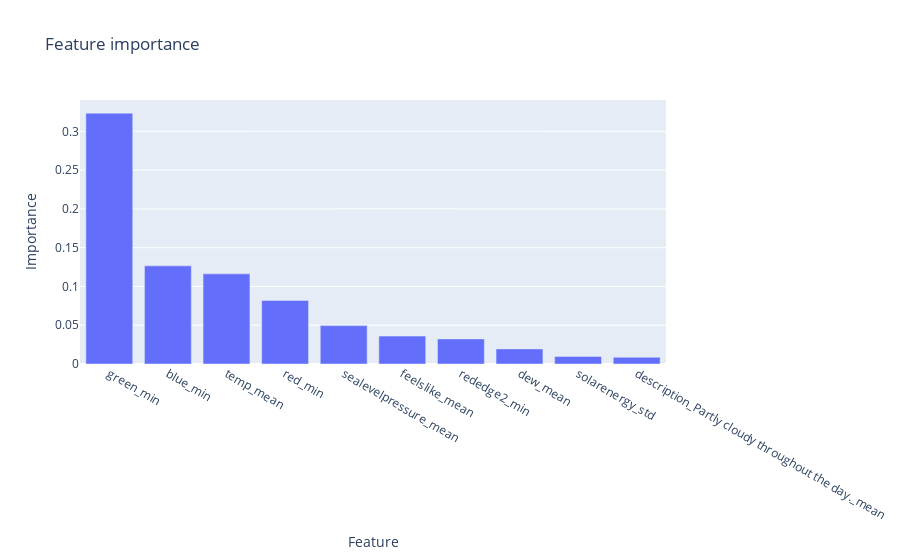

Notebook source saved alongside this figure:
### Code cell
# Plot features importance
df_fi = pd.DataFrame(columns=['Feature', 'Importance'])
df_fi['Feature'] = X.columns
df_fi['Importance'] = cv_xgbr.best_estimator_.feature_importances_
df_fi.sort_values('Importance', inplace=True, ascending=False)

fig = px.bar(df_fi.head(10), x='Feature', y='Importance', title="Feature importance")
fig.show()

### Figure 1 — Plotly figure (JSON) as saved in the notebook; plotly's stock layout.template omitted (floating-point values rounded to 4 significant figures)
{"data": [{"alignmentgroup": "True", "hovertemplate": "Feature=%{x}<br>Importance=%{y}<extra></extra>", "legendgroup": "", "marker": {"color": "#636efa", "pattern": {"shape": ""}}, "name": "", "offsetgroup": "", "orientation": "v", "showlegend": false, "textposition": "auto", "type": "bar", "x": ["green_min", "blue_min", "temp_mean", "red_min", "sealevelpressure_mean", "feelslike_mean", "rededge2_min", "dew_mean", "solarenergy_std", "description_Partly cloudy throughout the day._mean"], "xaxis": "x", "y": [0.3234, 0.1265, 0.1162, 0.082, 0.0495, 0.03594, 0.03235, 0.01946, 0.00974, 0.008693], "yaxis": "y"}], "layout": {"barmode": "relative", "legend": {"tracegroupgap": 0}, "title": {"text": "Feature importance"}, "xaxis": {"anchor": "y", "domain": [0, 1], "title": {"text": "Feature"}}, "yaxis": {"anchor": "x", "domain": [0, 1], "title": {"text": "Importance"}}}}
